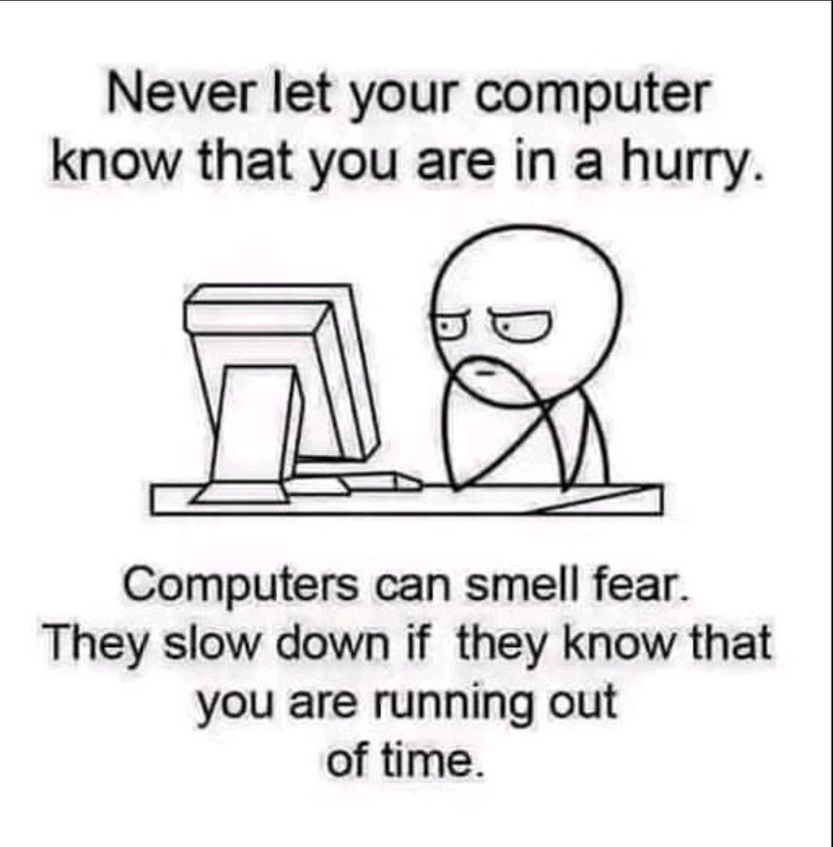
#> input picture class_example_code/FaceDetection/data/fear.jpeg, 833 x 847 px, shrunk from 1080 x 1099 before the run, given in place of jackie.jpg, which was not available
$ python 11_a_simple_thresholding_img.py
#> lines starting #> are read from the running program, lines starting #| are printed output that depends on the picture; after the words box and inside, x2 and y2 are one past the last pixel; in counts of white or black regions, pixels touching at a corner belong together; pictures that were not available may be replaced by others from this repository, and a replacement may not be noted
#!/usr/bin/python

import cv2
import numpy as np
import os
import sys

# read image
image_path = os.path.join('.', 'imgs', 'jackie.jpg')

img = cv2.imread (image_path)
#> img is the input picture: shape (847, 833, 3); mean B, G, R 230.4, 229.8, 230.5

if img is None:
    sys.exit("Could not read the image.")

img_gray = cv2.cvtColor (img, cv2.COLOR_BGR2GRAY)
# Global threshold
ret, thresh = cv2.threshold (img_gray, 90, 255, cv2.THRESH_BINARY)
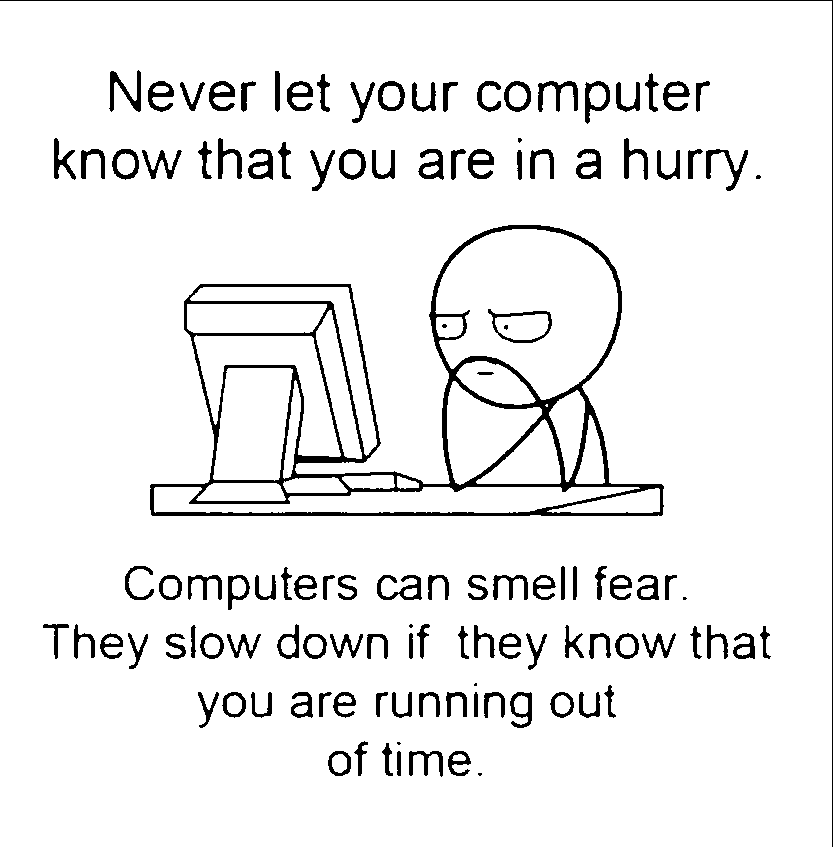
#> thresh: shape (847, 833); 93.4% white; 122 black regions (9 under 20 px), largest, box (x1, y1, x2, y2) and area: (150, 225, 664, 516) 15603, (0, 0, 833, 847) 1679, (109, 70, 141, 112) 511

# Could be used in image segmentation and detection!!!
gray_thresh = cv2.blur (thresh, (5, 5))
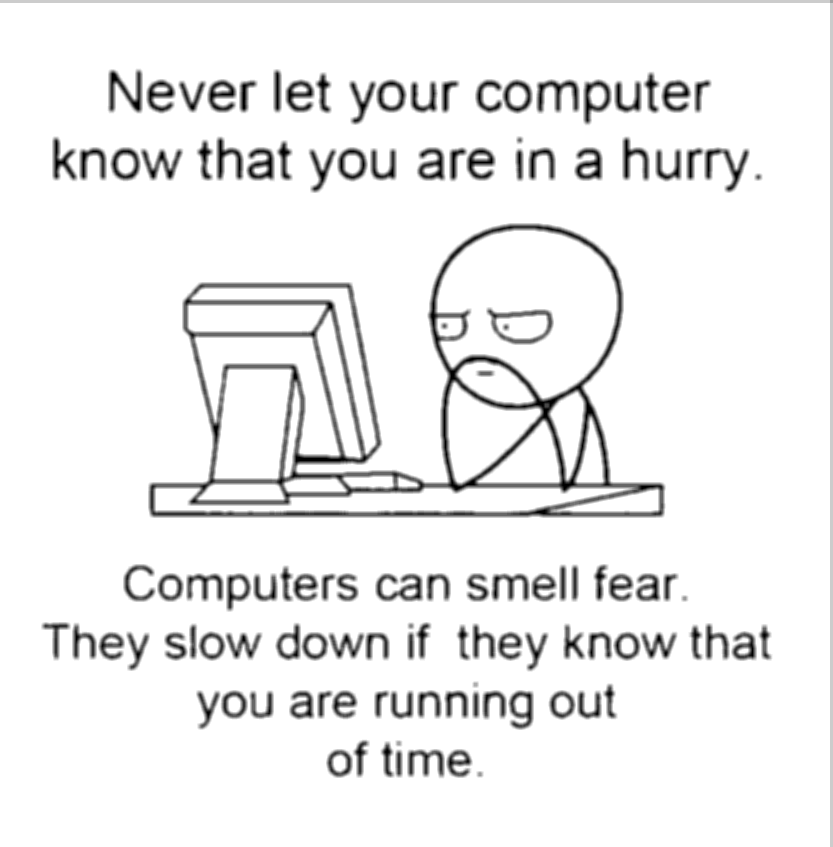
#> gray_thresh: shape (847, 833); min 0, max 255, mean 238.4
ret, thresh_2 = cv2.threshold (gray_thresh, 80, 255, cv2.THRESH_BINARY)
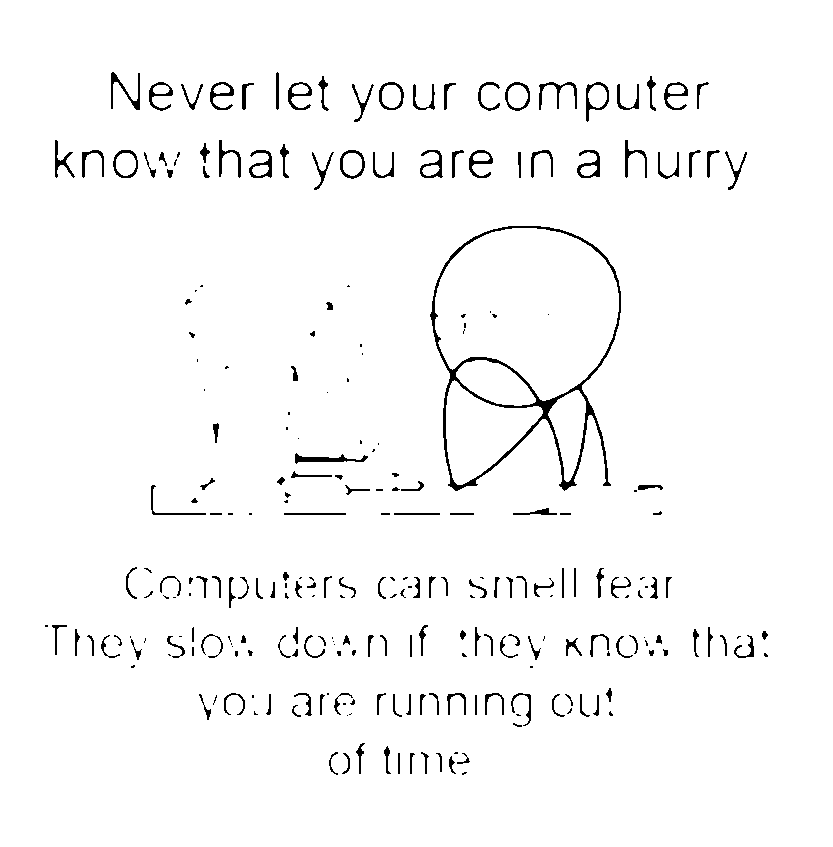
#> thresh_2: shape (847, 833); 97.2% white; black in thin lines or dots, all inside (x1, y1, x2, y2) = (45, 72, 768, 775)

# Visualization
cv2.imshow ("Grayed Image!", img_gray)
cv2.imshow ("1st Threshold applied", thresh)
cv2.imshow ("2nd Threshold applied", thresh_2)

cv2.waitKey(0)
# Release the VideoCapture object and close all windows
cv2.destroyAllWindows()

$ run again, on class_example_code/FaceDetection/data/github.jpeg
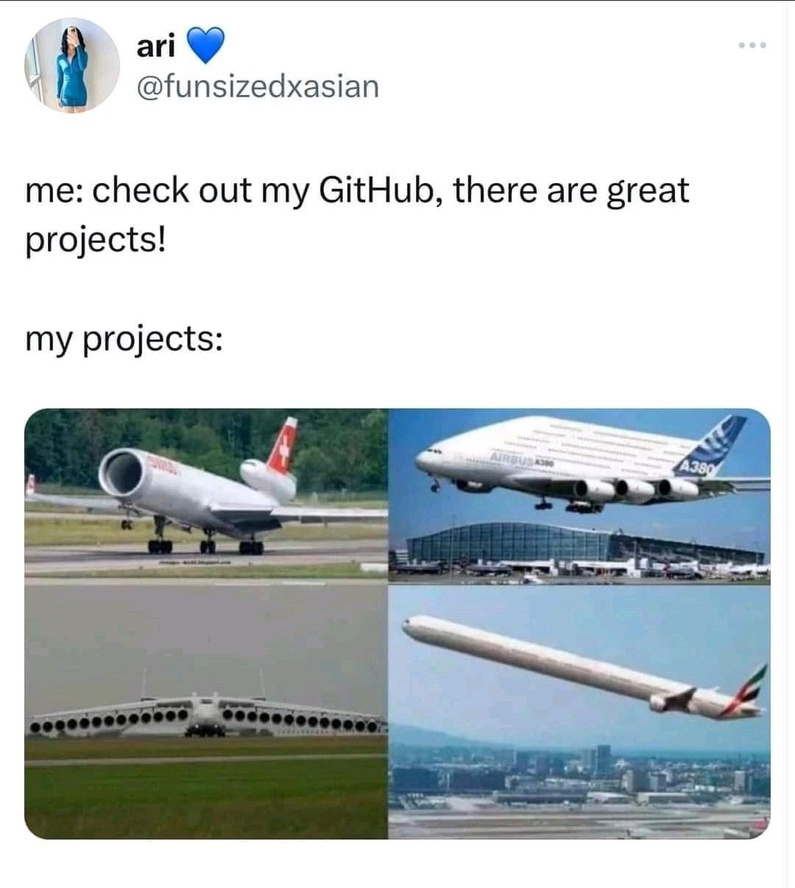
#> input picture class_example_code/FaceDetection/data/github.jpeg, 795 x 888 px, shrunk from 1080 x 1207 before the run, given in place of jackie.jpg, which was not available
#> img is the input picture: shape (888, 795, 3); mean B, G, R 197.5, 195.3, 187.7
#> `ret, thresh = cv2.threshold (img_gray, 90, 255, cv2.THRESH_BINARY)`:
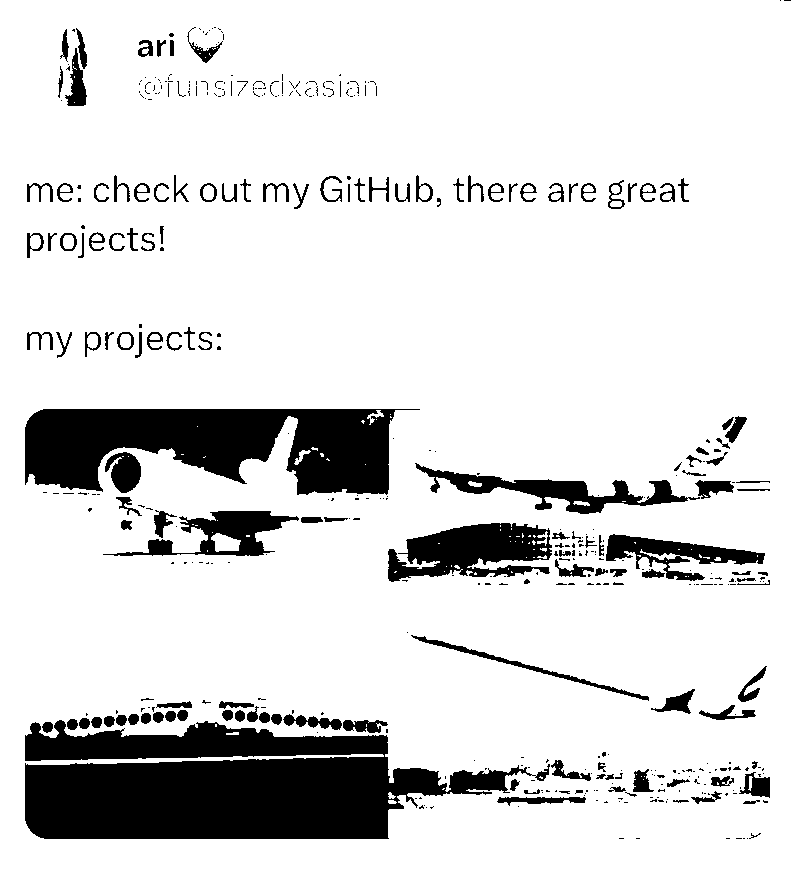
#> thresh: shape (888, 795); 86% white; 453 black regions (308 under 20 px), largest, box (x1, y1, x2, y2) and area: (25, 720, 550, 839) 39898, (25, 409, 420, 495) 22679, (388, 523, 552, 582) 6120
#> `ret, thresh_2 = cv2.threshold (gray_thresh, 80, 255, cv2.THRESH_BINARY)`:
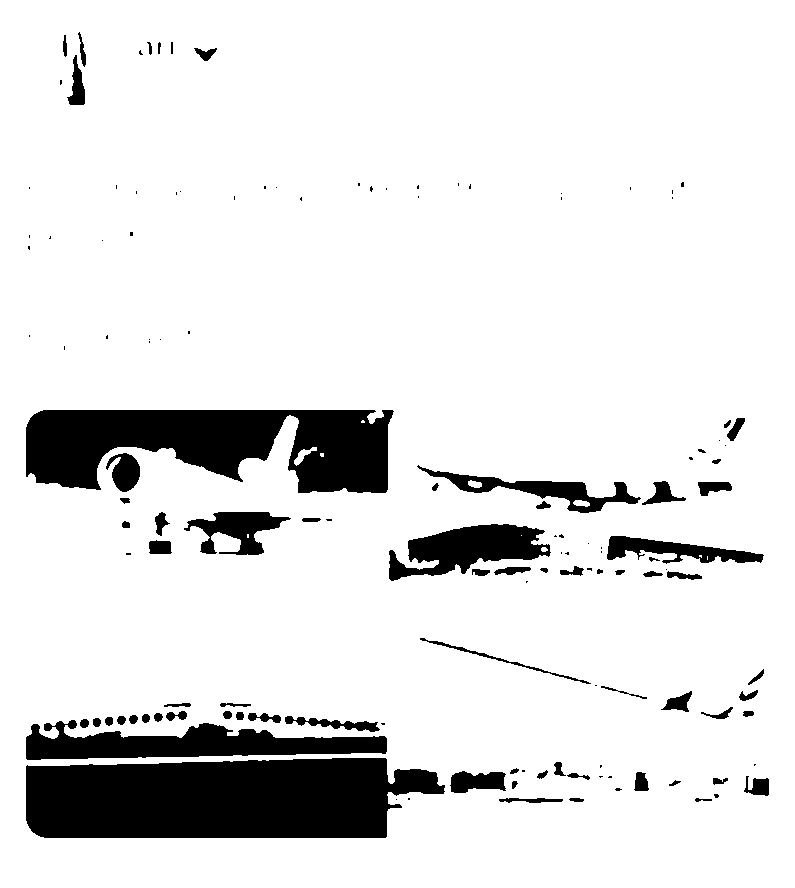
#> thresh_2: shape (888, 795); 88.7% white; 133 black regions (62 under 20 px), largest, box (x1, y1, x2, y2) and area: (26, 758, 445, 838) 28563, (26, 410, 394, 493) 21499, (26, 720, 387, 760) 8147
